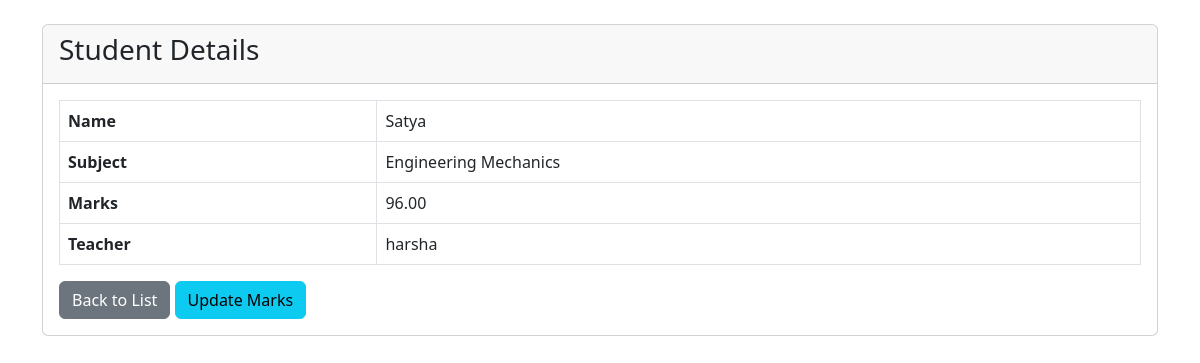
Before: /student/4/ (signed in) with the older database file.
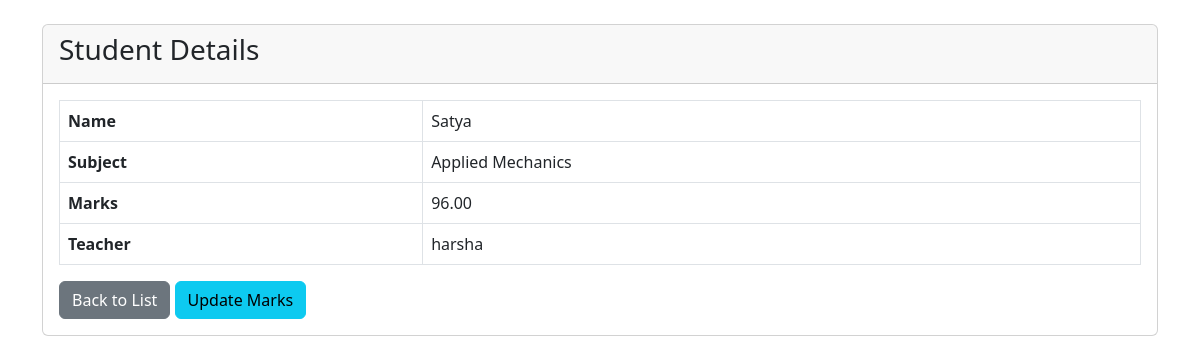
After: the same page with the newer database file.
### portal/models.py (models this page shows, shortened)
class Student(models.Model):
    name = models.CharField(max_length=100)
    subject = models.CharField(max_length=100)
    marks = models.DecimalField(max_digits=5, decimal_places=2)
    teacher = models.ForeignKey(Teacher, on_delete=models.CASCADE)
    class Meta:
        unique_together = ('name', 'subject', 'teacher')

class Teacher(AbstractUser):
    pass

### portal/views.py (the view)
# urls.py: path('student/<int:student_id>/', views.student_detail_view, name='student_detail'),
@login_required
def student_detail_view(request, student_id):
    student = get_object_or_404(Student, id=student_id, teacher=request.user)
    return render(request, 'portal/student_details.html', {'student': student})

### templates/portal/student_details.html (shortened to what this page needs)
{% extends "base.html" %}
{% block content %}
<div class="container mt-4">
    <div class="card">
        <div class="card-header">
            <h3>Student Details</h3>
        </div>
        <div class="card-body">
            <table class="table table-bordered">
                <tr>
                    <th>Name</th>
                    <td>{{ student.name }}</td>
                </tr>
                <tr>
                    <th>Subject</th>
                    <td>{{ student.subject }}</td>
                </tr>
                <tr>
                    <th>Marks</th>
                    <td data-field="marks">{{ student.marks }}</td>
                </tr>
                <tr>
                    <th>Teacher</th>
                    <td>{{ student.teacher.username }}</td>
                </tr>
            </table>
            <a href="{% url 'home' %}" class="btn btn-secondary">Back to List</a>
            <button class="btn btn-info update-btn" data-id="{{ student.id }}" data-subject="{{ student.subject }}">Update Marks</button>
        </div>
    </div>
</div>
{% endblock %}

Changed rows visible on the page:
changed Student "Satya": subject "Engineering Mechanics" → "Applied Mechanics"
